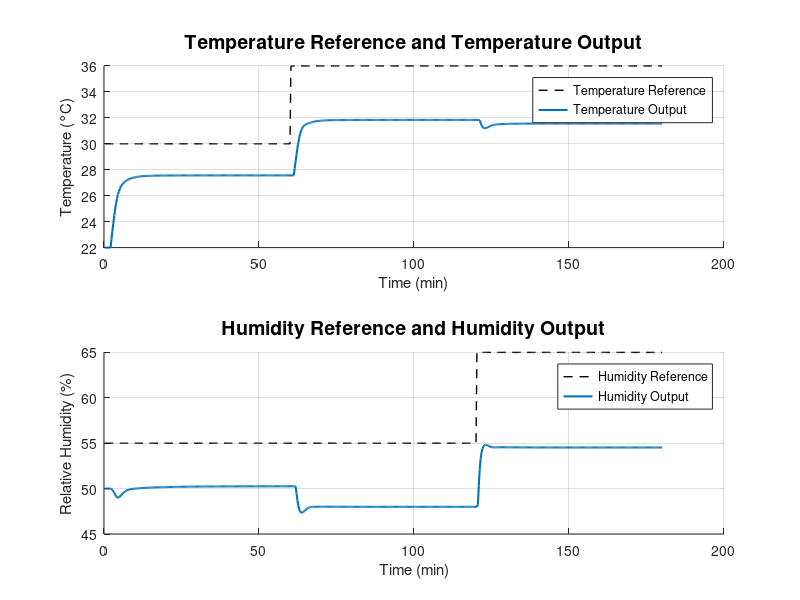

Here is the MATLAB script that generated this plot:
% --SCRIPT - IMPLEMENTAR PATAMARES EM SISTEMA TITO --
%clear;clc; %close all;
qtde_amostras = 600;
T_amost = 18; % Tempo de amostragem em segundos
ganho = 0.1;
%% INICIALIZAÇÕES
r_1t = zeros(1, qtde_amostras);
r_2u = zeros(1, qtde_amostras);

% Inicialize as saídas parciais e totais com zero, pois a resposta inicial
% será adicionada no final por superposição.
y_1t = zeros(1, qtde_amostras);
y_2u = zeros(1, qtde_amostras);
y_11t = zeros(1, qtde_amostras);
y_12u = zeros(1, qtde_amostras);
y_21t = zeros(1, qtde_amostras);
y_22u = zeros(1, qtde_amostras);
erro1 = zeros(1, qtde_amostras);
erro2 = zeros(1, qtde_amostras);
tempo = zeros(1, qtde_amostras);

% --- DEFINIÇÃO DAS CONDIÇÕES INICIAIS DA SAÍDA TOTAL ---
% O autor do código original define os 7 primeiros pontos para r e y
y_1mft_inicial = 22; % Condição inicial da saída de temperatura
y_2mfu_inicial = 50; % Condição inicial da saída de umidade

% Os primeiros 7 pontos de tempo devem ser configurados com a referência
% e a saída inicial.
for k = 1:7 
    r_1t(k) = 30;
    r_2u(k) = 55;
    y_1t(k) = y_1mft_inicial;
    y_2u(k) = y_2mfu_inicial;
    erro1(k) = r_1t(k) - y_1t(k);
    erro2(k) = r_2u(k) - y_2u(k);
    tempo(k) = (k) * T_amost;
end
%% DEFININDO OS PATAMARES DE CADA ENTRADA
r_1t(8:qtde_amostras/3) = 30; 
r_1t((qtde_amostras/3+1):(2*qtde_amostras/3)) = 36; 
r_1t((2*qtde_amostras/3+1):qtde_amostras) = 36;
r_2u(8:qtde_amostras/3) = 55; 
r_2u((qtde_amostras/3+1):(2*qtde_amostras/3)) = 55;
r_2u((2*qtde_amostras/3+1):qtde_amostras) = 65;

%% LOOPS PARA SIMULAÇÃO
for k = 8:qtde_amostras
    % As equações de diferenças precisam ter acesso aos valores anteriores.
    % Como só conhecemos a CI da saída total, as parciais devem ser calculadas
    % em cada passo, partindo de zero.
    y_11t(k) = 0.9678 * y_11t(k-1) + 0.08796 * erro1(k-4) + 0.00509 * erro1(k-5);
    y_12u(k) = 0.9331 * y_12u(k-1) - ganho*0.03556 * erro2(k-3) - ganho*0.1718 * erro2(k-4);
    y_21t(k) = 0.9676 * y_21t(k-1) - 0.1294 * erro1(k-6) - 0.007485 * erro1(k-7);
    y_22u(k) = 0.9048 * y_22u(k-1) + ganho*0.2455 * erro2(k-1) + ganho*1.869 * erro2(k-2);

    % As saídas do sistema são a soma das parcelas calculadas
    y_1t(k) = y_11t(k) + y_12u(k) + y_1mft_inicial;
    y_2u(k) = y_21t(k) + y_22u(k) + y_2mfu_inicial;
    
    % Cálculo do erro para a próxima iteração
    erro1(k) = r_1t(k) - y_1t(k);
    erro2(k) = r_2u(k) - y_2u(k);
    
    tempo(k) = k * T_amost;
end
% % ==== SALVAR DADOS EM PLANILHA ====
% T = table(tempo(:), r_1t(:), r_2u(:), y_1t(:), y_2u(:), erro1(:), erro2(:), ...
%     'VariableNames', {'Tempo','Referencia_Temperatura', 'Referencia_Umidade','Saida_Temperatura', 'Saida_Umidade','Erro_Temperatura', 'Erro_Umidade'});
% 
% filename = 'Tables/incubadora_var_param100.csv';
% writetable(T, filename);
cor_saida   = [0, 0.4470, 0.7410]; % Azul
cor_erro = [0.8500, 0.3250, 0.0980]; % Laranja/Vermelho
estilo_Ref = 'k--';
%% PLOTAGEM DE GRÁFICOS
% MALHA FECHADA
figure
subplot(2,1,1) 
hold on
plot(tempo/60, r_1t,estilo_Ref, 'LineWidth', 1)
plot(tempo/60, y_1t,'Color',cor_saida, 'LineWidth', 1.5)
%plot(tempo/60, erro1,'Color', cor_erro, 'LineWidth', .5)
ylabel('Temperature (°C)');
xlabel('Time (min)');
title('Temperature Reference and Temperature Output', 'FontSize', 14);
legend('Temperature Reference', 'Temperature Output')
grid on
hold off

subplot(2,1,2) 
hold on
plot(tempo/60, r_2u, estilo_Ref, 'LineWidth', 1)
plot(tempo/60, y_2u,'Color',cor_saida, 'LineWidth', 1.5)
%plot(tempo/60, erro2,'Color', cor_erro, 'LineWidth', .5)
ylabel('Relative Humidity (%)');
xlabel('Time (min)');
title('Humidity Reference and Humidity Output', 'FontSize', 14);
legend('Humidity Reference', 'Humidity Output')
grid on
hold off

% 
